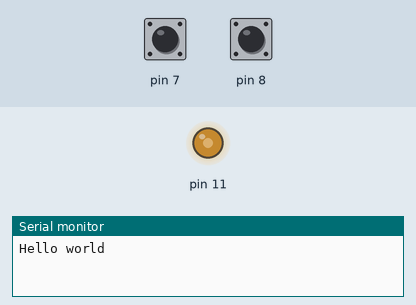
A sketch run on a simulated Arduino Uno, built with avr-gcc and run on an emulated ATmega328P. Parts: output pins drawn as LEDs (lit = HIGH), the last lines printed to the serial monitor. The inputs (shaded band) are chosen by the test bench; at power-on: pin 7 HIGH, pin 8 HIGH.

Above: at 1.2 s.
1.3 s: pin 7 pulled LOW for 3.2 s
At 3.7 s:
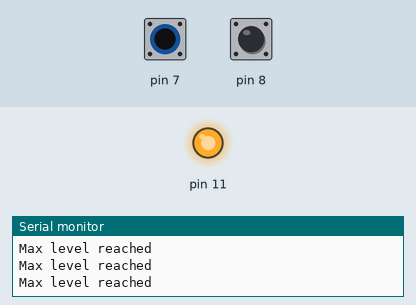
6.0 s: pin 8 pulled LOW for 3.2 s
At 9.4 s:
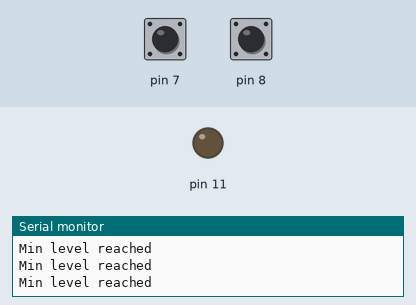
10.7 s: pin 7 pulled LOW for 0.15 s
At 11.8 s:
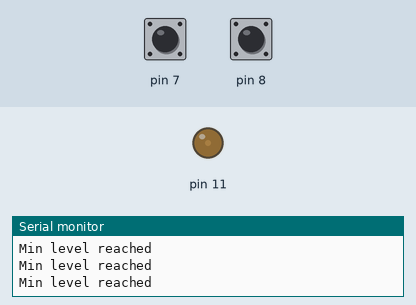
12.4 s: pin 7 pulled LOW for 1 s
At 12.66 s:
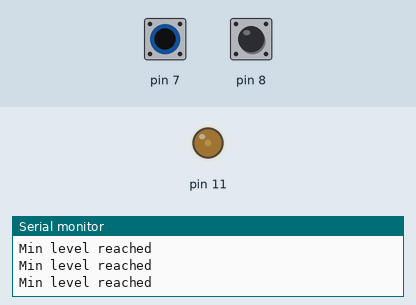
Timing chart, 0 to 15.4 s (numbered marks = the images above; inputs shaded):
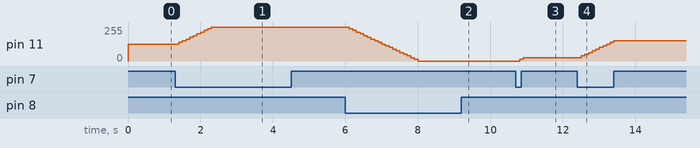

Measured:
- after the input at 1.3 s, pin 11: moves from 127/255 to 255/255 over 0.90 s, starting after 0.10 s
- after the input at 6.0 s, pin 11: moves from 255/255 to 0/255 over 1.9 s, starting after 0.11 s
- after the input at 10.7 s, pin 11: 0/255 → 12/255 after 0.11 s, → 25/255 0.10 s later
- after the input at 12.4 s, pin 11: moves from 25/255 to 153/255 over 0.90 s, starting after 0.11 s

The sketch:

lab7-serial.ino
```cpp
void setup() {
  pinMode(11, OUTPUT);
  pinMode(8, INPUT_PULLUP);
  pinMode(7, INPUT_PULLUP);
  Serial.begin(9600);
  Serial.println("Hello world");
}

int brightness=50;

void loop() {
  analogWrite(11, 255 * brightness / 100);

  if (digitalRead(7) == LOW) {
    brightness+=5;
    if (brightness>100){
      brightness = 100;
      Serial.println("Max level reached");
    }
  }
  if (digitalRead(8) == LOW) {
    brightness-=5;
    if (brightness < 0){
      brightness = 0;
     Serial.println("Min level reached");

    }
  }
  delay (100);
}
```
